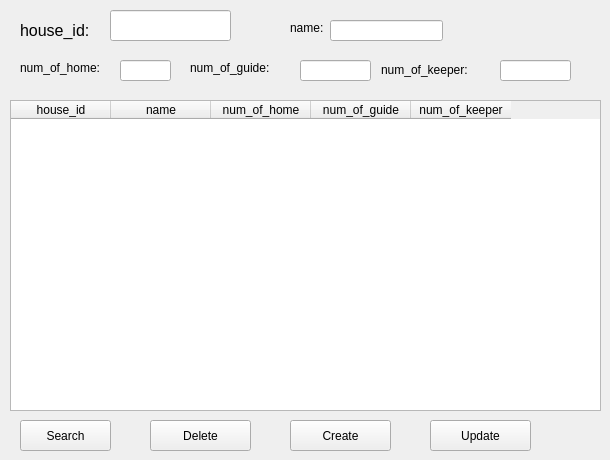
      <widget class="QWidget" name="house_page">
       <property name="styleSheet">
        <string notr="true">#house_page{background-color: rgb(255, 255, 127);}</string>
       </property>
       <widget class="QLabel" name="house_text_label1">
        <property name="geometry">
         <rect>
          <x>20</x>
          <y>10</y>
          <width>91</width>
          <height>41</height>
         </rect>
        </property>
        <property name="font">
         <font>
          <pointsize>12</pointsize>
         </font>
        </property>
        <property name="text">
         <string>house_id:</string>
        </property>
       </widget>
       <widget class="QLineEdit" name="house_id_input_lineEdit">
        <property name="geometry">
         <rect>
          <x>110</x>
          <y>10</y>
          <width>121</width>
          <height>31</height>
         </rect>
        </property>
       </widget>
       <widget class="QLabel" name="house_text_label2">
        <property name="geometry">
         <rect>
          <x>290</x>
          <y>20</y>
          <width>41</width>
          <height>16</height>
         </rect>
        </property>
        <property name="text">
         <string>name:</string>
        </property>
       </widget>
       <widget class="QLineEdit" name="house_name_input_lineEdit">
        <property name="geometry">
         <rect>
          <x>330</x>
          <y>20</y>
          <width>113</width>
          <height>21</height>
         </rect>
        </property>
       </widget>
       <widget class="QLabel" name="house_text_label3">
        <property name="geometry">
         <rect>
          <x>20</x>
          <y>60</y>
          <width>101</width>
          <height>16</height>
         </rect>
        </property>
        <property name="text">
         <string>num_of_home:</string>
        </property>
       </widget>
       <widget class="QLineEdit" name="house_homes_input_lineEdit">
        <property name="geometry">
         <rect>
          <x>120</x>
          <y>60</y>
          <width>51</width>
          <height>21</height>
         </rect>
        </property>
       </widget>
       <widget class="QLabel" name="house_text_label4">
        <property name="geometry">
         <rect>
          <x>190</x>
          <y>60</y>
          <width>111</width>
          <height>16</height>
         </rect>
        </property>
        <property name="text">
         <string>num_of_guide:</string>
        </property>
       </widget>
       <widget class="QLineEdit" name="house_guides_input_lineEdit">
        <property name="geometry">
         <rect>
          <x>300</x>
          <y>60</y>
          <width>71</width>
          <height>21</height>
         </rect>
        </property>
       </widget>
       <widget class="QLabel" name="house_text_label5">
        <property name="geometry">
         <rect>
          <x>381</x>
          <y>60</y>
          <width>111</width>
          <height>20</height>
         </rect>
        </property>
        <property name="text">
         <string>num_of_keeper:</string>
        </property>
       </widget>
       <widget class="QLineEdit" name="house_keepers_input_lineEdit">
        <property name="geometry">
         <rect>
          <x>500</x>
          <y>60</y>
          <width>71</width>
          <height>21</height>
         </rect>
        </property>
       </widget>
       <widget class="QTableWidget" name="house_houseDisplay_tableWidget">
        <property name="geometry">
         <rect>
          <x>10</x>
          <y>100</y>
          <width>591</width>
          <height>311</height>
         </rect>
        </property>
        <column>
         <property name="text">
          <string>house_id</string>
         </property>
        </column>
        <column>
         <property name="text">
          <string>name</string>
         </property>
        </column>
        <column>
         <property name="text">
          <string>num_of_home</string>
         </property>
        </column>
        <column>
         <property name="text">
          <string>num_of_guide</string>
         </property>
        </column>
        <column>
         <property name="text">
          <string>num_of_keeper</string>
         </property>
        </column>
       </widget>
       <widget class="QPushButton" name="house_search_pushButton">
        <property name="geometry">
         <rect>
          <x>20</x>
          <y>420</y>
          <width>91</width>
          <height>31</height>
         </rect>
        </property>
        <property name="text">
         <string>Search</string>
        </property>
       </widget>
       <widget class="QPushButton" name="house_delete_pushButton">
        <property name="geometry">
         <rect>
          <x>150</x>
          <y>420</y>
          <width>101</width>
          <height>31</height>
         </rect>
        </property>
        <property name="text">
         <string>Delete</string>
        </property>
       </widget>
       <widget class="QPushButton" name="house_create_pushButton">
        <property name="geometry">
         <rect>
          <x>290</x>
          <y>420</y>
          <width>101</width>
          <height>31</height>
         </rect>
        </property>
        <property name="text">
         <string>Create</string>
        </property>
       </widget>
       <widget class="QPushButton" name="house_update_pushButton">
        <property name="geometry">
         <rect>
          <x>430</x>
          <y>420</y>
          <width>101</width>
          <height>31</height>
         </rect>
        </property>
        <property name="text">
         <string>Update</string>
        </property>
       </widget>
      </widget>
